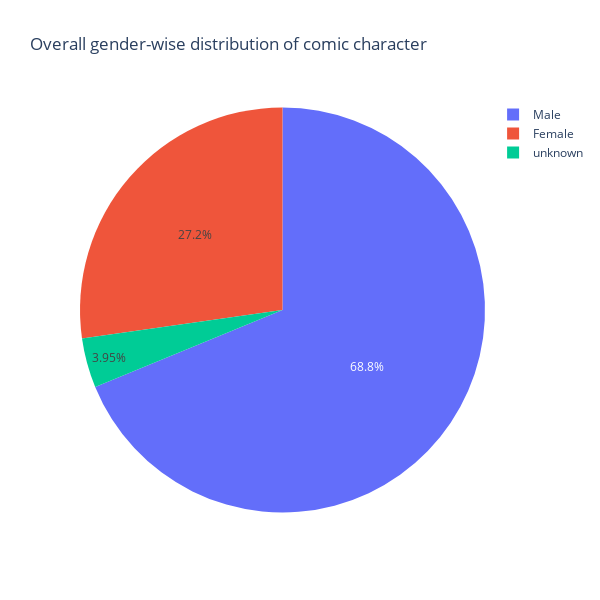

Notebook cell for this chart:
### Code cell
## geneder distribution by alignment

gender_series = heroes["Gender"].value_counts()

genders = list(gender_series.index)

distribution = list((gender_series/gender_series.sum())*100)

draw = go.Pie(labels = genders, values=distribution)

layout =go.Layout(
    title =   'Overall gender-wise distribution of comic character',
    height = 600,
    width = 600
)

data_obj = [draw]

fig = go.Figure(data = data_obj, layout = layout)
py.iplot(fig,filename = 'gender-wise distribution of comic characters')

### Figure 1 — Plotly figure (JSON) as saved in the notebook; plotly's stock layout.template omitted (floating-point values rounded to 4 significant figures)
{"data": [{"labels": ["Male", "Female", "unknown"], "type": "pie", "values": [68.8, 27.25, 3.951]}], "layout": {"height": 600, "title": {"text": "Overall gender-wise distribution of comic character"}, "width": 600}}
